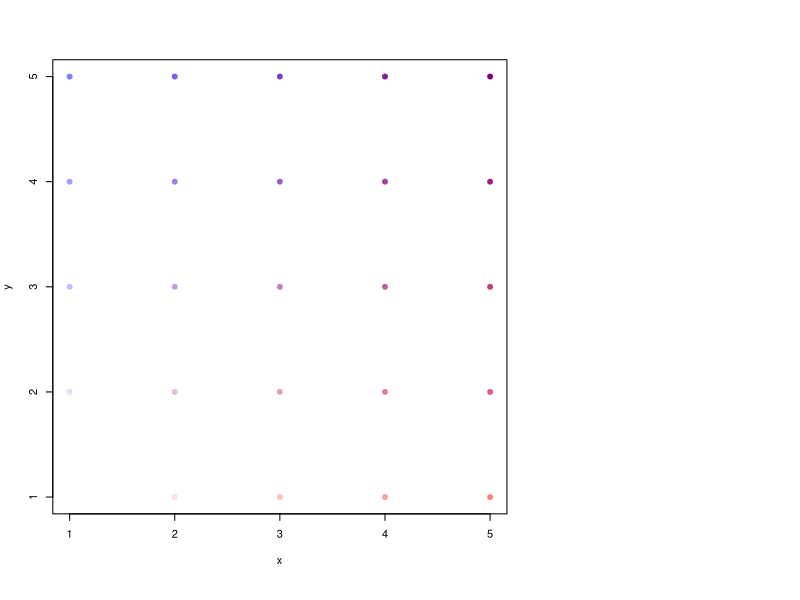

Source code (R):
#required function 'val2col' from: http://www.menugget.blogspot.de/2011/09/converting-values-to-color-levels.html

val2col<-function(z, zlim, col = heat.colors(12), breaks){
  if(!missing(breaks)){
    if(length(breaks) != (length(col)+1)){stop("must have one more break than colour")}
  }
  if(missing(breaks) & !missing(zlim)){
    zlim[2] <- zlim[2]+c(zlim[2]-zlim[1])*(1E-3)#adds a bit to the range in both directions
    zlim[1] <- zlim[1]-c(zlim[2]-zlim[1])*(1E-3)
    breaks <- seq(zlim[1], zlim[2], length.out=(length(col)+1)) 
  }
  if(missing(breaks) & missing(zlim)){
    zlim <- range(z, na.rm=TRUE)
    zlim[2] <- zlim[2]+c(zlim[2]-zlim[1])*(1E-3)#adds a bit to the range in both directions
    zlim[1] <- zlim[1]-c(zlim[2]-zlim[1])*(1E-3)
    breaks <- seq(zlim[1], zlim[2], length.out=(length(col)+1))
  }
  colorlevels <- col[((as.vector(z)-breaks[1])/(range(breaks)[2]-range(breaks)[1]))*(length(breaks)-1)+1] # assign colors to heights for each point
  colorlevels
}


#data
x <- seq(5)
y <- seq(5)
grd <- expand.grid(x=x,y=y)

#assign colors to grd levels
pal1 <- colorRampPalette(c("white", "red"), space = "rgb")
col1 <- val2col(x, col=pal1(5))
pal2 <- colorRampPalette(c("white", "blue"), space = "rgb")
col2 <- val2col(y, col=pal2(5))
col3 <- NA*seq(nrow(grd))
for(i in seq(nrow(grd))){
  xpos <- grd$x[i]
  ypos <- grd$y[i]
  cat(paste('xpos-', xpos, '\n') )
  cat(paste('ypos-', ypos, '\n') )
  coltmp <- (col2rgb(col1[xpos])/2) + (col2rgb(col2[ypos])/2)
  cat(paste('coltmp-', coltmp[1], coltmp[2], coltmp[3], '\n', '\n') ) 
  col3[i] <- rgb(coltmp[1], coltmp[2], coltmp[3], maxColorValue = 255)
}
# head(col3)
#plot
# png("//file/UsersY$/yzh215/Home/Desktop/InteractiveMap/2_color_scales_test.png", width=6, height=4, units="in", res=200)
plot.new()
layout(matrix(c(1,2,3), nrow=1, ncol=3), widths=c(4,1,1), heights=4, respect=T)
par(mar=c(4,4,2,2))
plot(grd,col=col3, pch=19)
